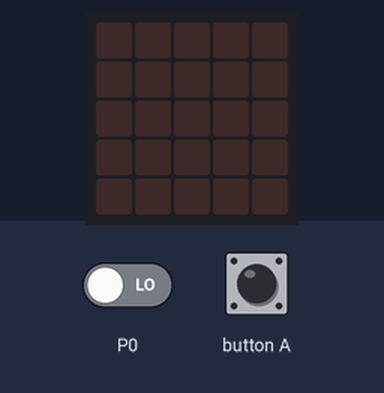
Bench run of a program on a simulated BBC micro:bit (MakeCode). Parts: the board's 5×5 LED display. Inputs (shaded band) come from the test bench; at power-on: P0 LOW. Random numbers come from a fixed seed.

Above: at 1.2 s.
1.3 s: button A pressed for 0.15 s
At 2.0 s:
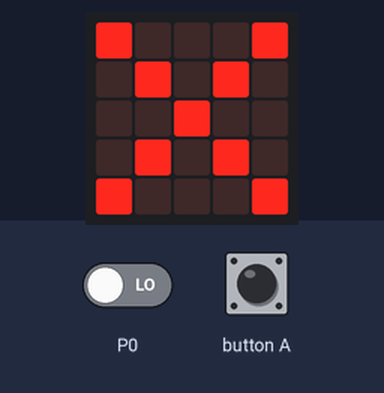
Timing chart, 0 to 4.3 s (numbered marks = the images above; inputs shaded):
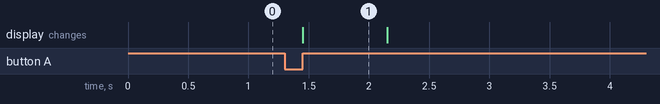

Measured:
- after the input at 1.3 s, the display: changes after 0.15 s (image 1)
- what the display in image 1 shows lasts 0.7 s, from 1.5 s to 2.2 s

The program:

main.ts
```typescript
let カウンター = 0
input.onButtonPressed(Button.A, function on_button_pressed_a() {

    カウンター = randint(0, 10)
    if (pins.digitalReadPin(DigitalPin.P0) == 1) {
        basic.showIcon(IconNames.Happy)
    } else {
        basic.showIcon(IconNames.No)
    }

    basic.pause(100)
    basic.clearScreen()
    basic.pause(100)
})
```

test.ts
```typescript
// テストはここに来ます。このパッケージが拡張機能として使用されるときにはコンパイルされません。
```
